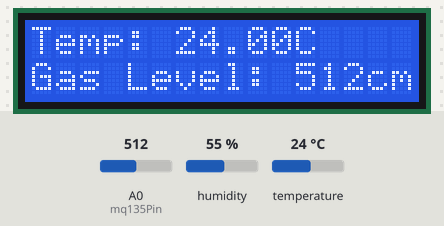
The sketch below on a simulated Arduino Uno, built for the host (arithmetic inside an expression is 32-bit, double 64-bit). Shown: 16×2 character LCD. The inputs (shaded band) are chosen by the test bench; at power-on: A0 (mq135Pin) = 512, temperature 24 °C, humidity 55 %.

Above: at 1.2 s.
1.3 s: A0 (mq135Pin) set to 989
At 3.4 s:
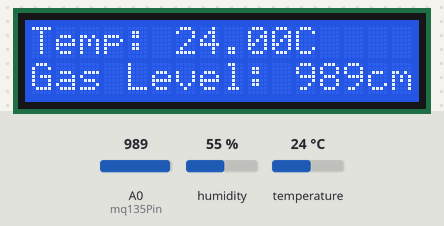
7.5 s: A0 (mq135Pin) set to 1018
At 8.4 s:
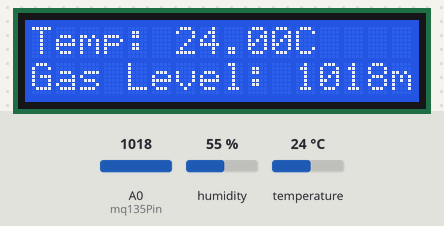
9.1 s: temperature set to 12 °C
At 11.5 s:
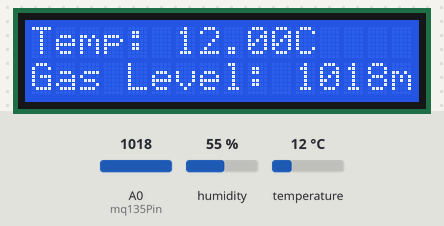
12.3 s: temperature set to 19 °C
At 13.2 s:
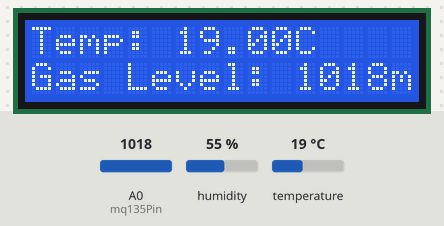
14.4 s: temperature set to 28 °C
At 16.2 s:
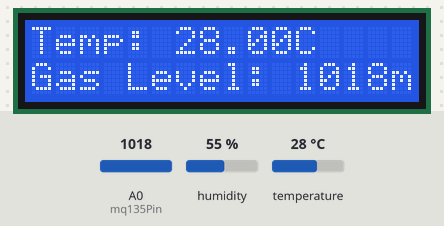
16.5 s: A0 (mq135Pin) set to 1023
At 18.0 s:
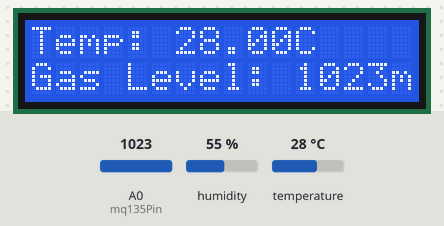
Timing chart, 0 to 19.5 s (numbered marks = the images above; inputs shaded):
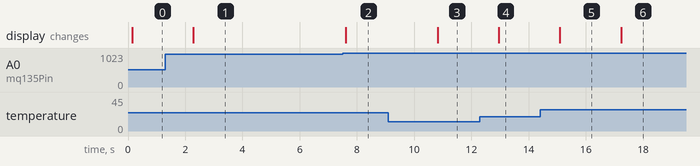

Measured:
- the behaviour switches between 999 and 1000 on A0 (mq135Pin) (found by bisection; images 1 and 2)
- after the input at 1.3 s, the display: changes after 0.98 s (image 1)
- after the input at 7.5 s, the display: changes after 0.11 s (image 2)
- after the input at 9.1 s, the display: changes after 1.7 s (image 3)
- after the input at 12.3 s, the display: changes after 0.66 s (image 4)
- after the input at 14.4 s, the display: changes after 0.70 s (image 5)
- after the input at 16.5 s, the display: changes after 0.73 s (image 6)

The sketch:

Distance.ino
```cpp
#include <Wire.h>
#include <LiquidCrystal_I2C.h>
#include <DHT.h>
#include <HCSR04.h>

// Define the I2C screen address
const int screenAddress = 0x27;

// Define the DHT11 sensor pin
const int dhtPin = 4;

// Define the HCSR04 sensor pins
const int trigPin = 2;
const int echoPin = 3;

// Define the MQ135 sensor pin
const int mq135Pin = A0;

// Create an instance of the I2C screen
LiquidCrystal_I2C screen(screenAddress, 16, 2);

// Create an instance of the DHT11 sensor
DHT dht(dhtPin, DHT11);

// Create an instance of the HCSR04 sensor
HCSR04 hcsr04(trigPin, echoPin);

void setup() {
  // Initialize the I2C screen
  screen.init();
  screen.backlight();

  // Initialize the DHT11 sensor
  dht.begin();

  // Initialize the HCSR04 sensor
  hcsr04.begin();

  // Initialize the serial communication
  Serial.begin(9600);
}

void loop() {
  // Read the temperature and humidity from the DHT11 sensor
  float temperature = dht.readTemperature();
  float humidity = dht.readHumidity();

  // Read the distance from the HCSR04 sensor
  float distance = hcsr04.distanceInCentimeters();

  // Read the gas level from the MQ135 sensor
  int gasLevel = analogRead(mq135Pin);

  // Display the data on the I2C screen
  screen.setCursor(0, 0);
  screen.print("Temp: ");
  screen.print(temperature);
  screen.print("C");
  screen.setCursor(0, 1);
  screen.print("Humidity: ");
  screen.print(humidity);
  screen.print("%");
  screen.setCursor(0, 2);
  screen.print("Distance: ");
  screen.print(distance);
  screen.print("cm");
  screen.setCursor(0, 3);
  screen.print("Gas Level: ");
  screen.print(gasLevel);

  // Wait for 1 second before updating the display again
  delay(1000);
}
```
